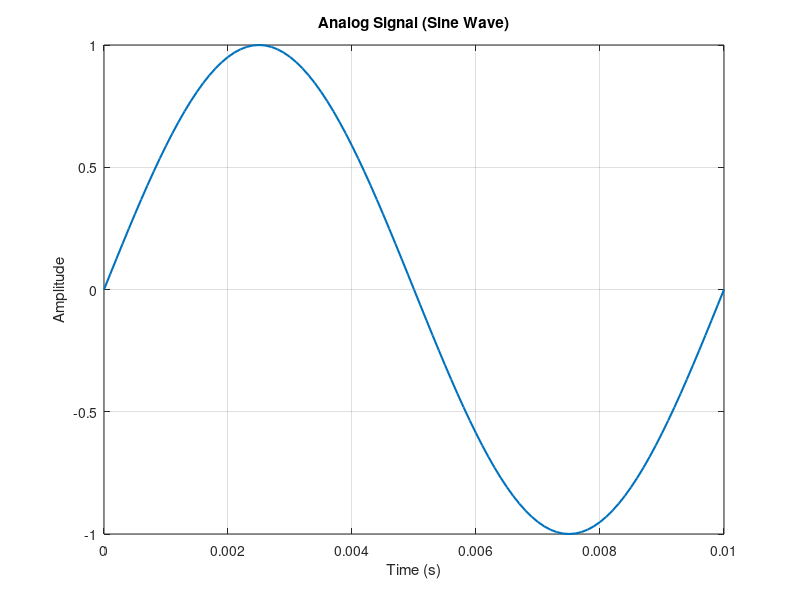
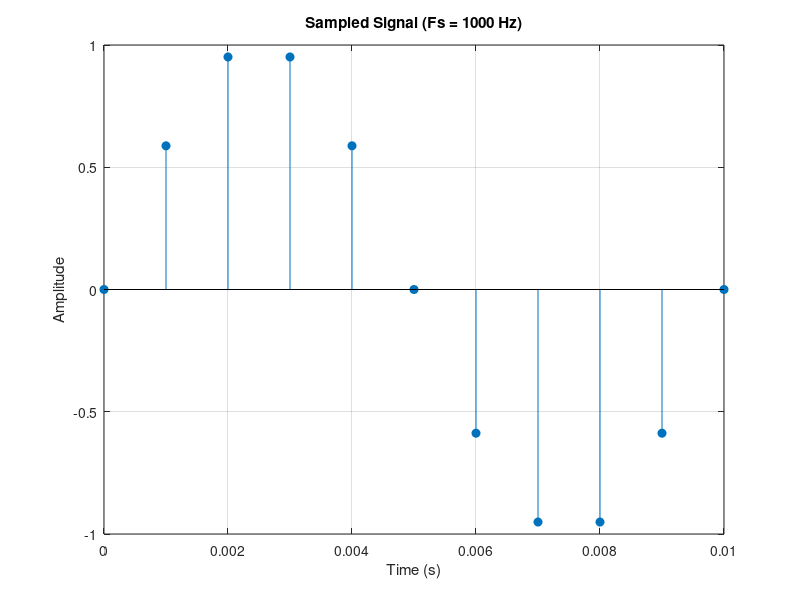
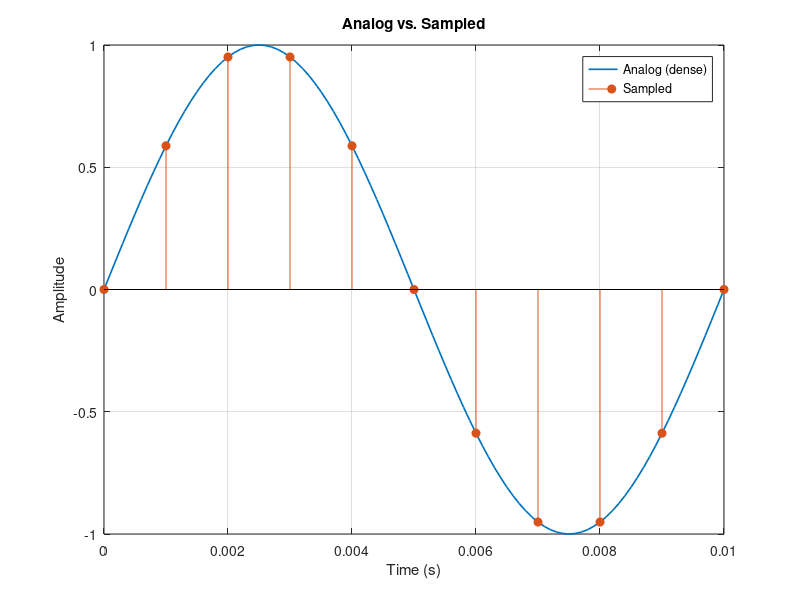
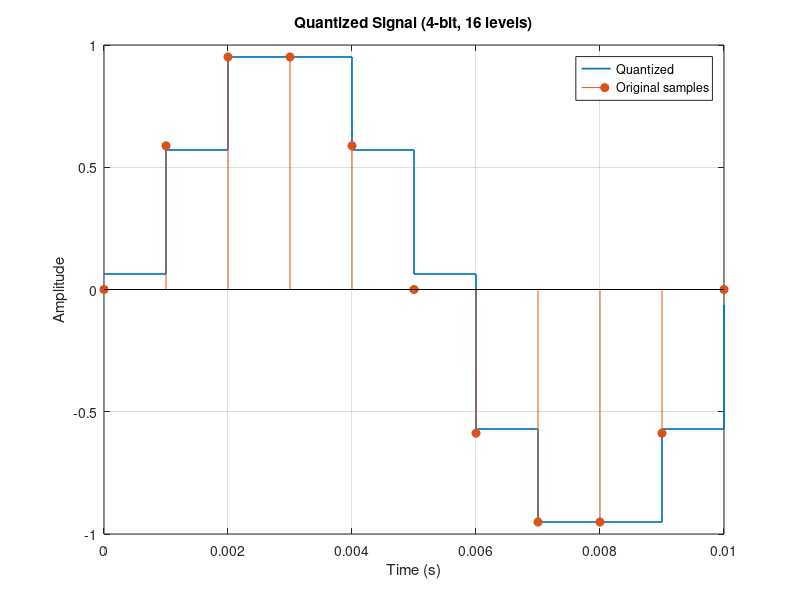

These charts were generated, in order, by the following MATLAB code:
clc; clear; close all;

%% 1) "Analog" signal (high-resolution time grid)
f = 100;                      % Hz
t = 0:1e-4:0.01;              % very fine step (≈ continuous)
x_analog = sin(2*pi*f*t);

figure;
plot(t, x_analog, 'LineWidth', 1.5);
grid on;
title('Analog Signal (Sine Wave)');
xlabel('Time (s)'); ylabel('Amplitude');

%% 2) Sampling
Fs = 1000;                    % sampling frequency (Hz)
Ts = 1/Fs;                    % sampling period
n = 0:Ts:0.01;                % sample instants
x_sampled = sin(2*pi*f*n);

figure;
stem(n, x_sampled, 'filled'); grid on;
title(sprintf('Sampled Signal (Fs = %d Hz)', Fs));
xlabel('Time (s)'); ylabel('Amplitude');

% (Optional) overlay analog vs sampled for visual comparison
figure;
plot(t, x_analog, 'LineWidth', 1.2); hold on;
stem(n, x_sampled, 'filled'); grid on;
legend('Analog (dense)','Sampled','Location','best');
title('Analog vs. Sampled'); xlabel('Time (s)'); ylabel('Amplitude');

%% 3) Quantization
bits   = 4;                   % number of bits
levels = 2^bits;              % quantization levels
x_min  = min(x_sampled);
x_max  = max(x_sampled);

% Use levels-1 to avoid an unreachable top code due to rounding
q_step = (x_max - x_min)/(levels - 1);

% Map to code indices, round, then clip to [0, levels-1]
x_index = round((x_sampled - x_min)/q_step);
x_index = max(0, min(levels-1, x_index));

% Reconstruct quantized amplitudes
x_quantized = x_index * q_step + x_min;

figure;
stairs(n, x_quantized, 'LineWidth', 1.2); hold on;
stem(n, x_sampled, 'filled'); grid on;
legend('Quantized','Original samples','Location','best');
title(sprintf('Quantized Signal (%d-bit, %d levels)', bits, levels));
xlabel('Time (s)'); ylabel('Amplitude');

%% 4) Encoding (binary words for each quantized sample)
binary_codes = dec2bin(x_index, bits);   % char array: numSamples x bits

disp('--- First 10 encoded samples (binary) ---');
disp(binary_codes(1:min(10, size(binary_codes,1)), :));  % <-- fixed indexing

%% 5) Digital bitstream (concatenate words)
bitstream = reshape(binary_codes.', 1, []);   % row char vector of '0'/'1'

disp('--- First 40 bits of the stream ---');
disp(bitstream(1:min(40, numel(bitstream))));

%% Summary
fprintf('\nSimulation complete!\n');
fprintf('Analog -> Sampling -> Quantization -> Encoding -> Bitstream\n');
fprintf('Bits per sample: %d\n', bits);
fprintf('Total samples:   %d\n', numel(x_sampled));
fprintf('Total bits:      %d\n', numel(bitstream));

